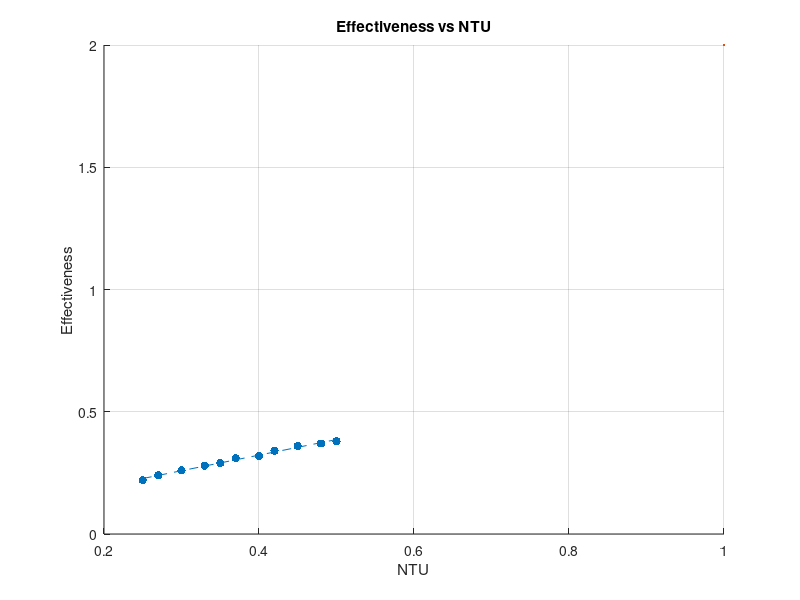
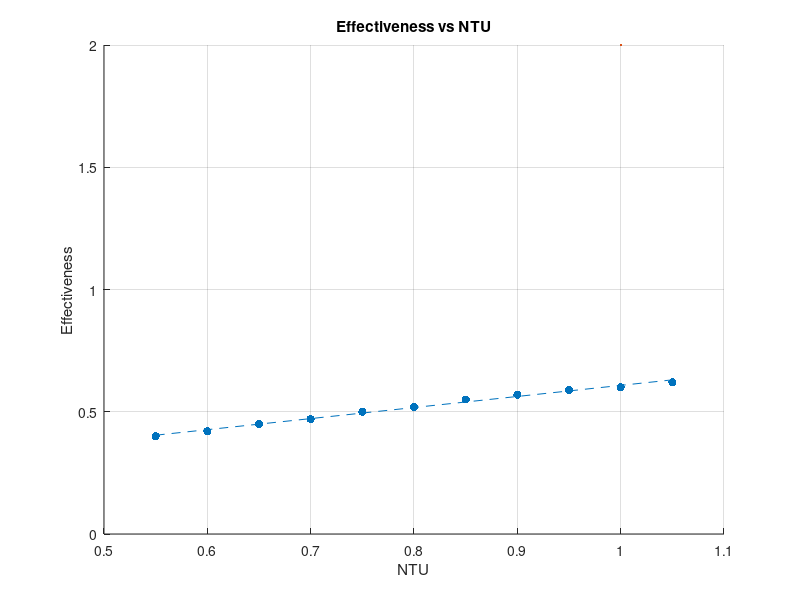
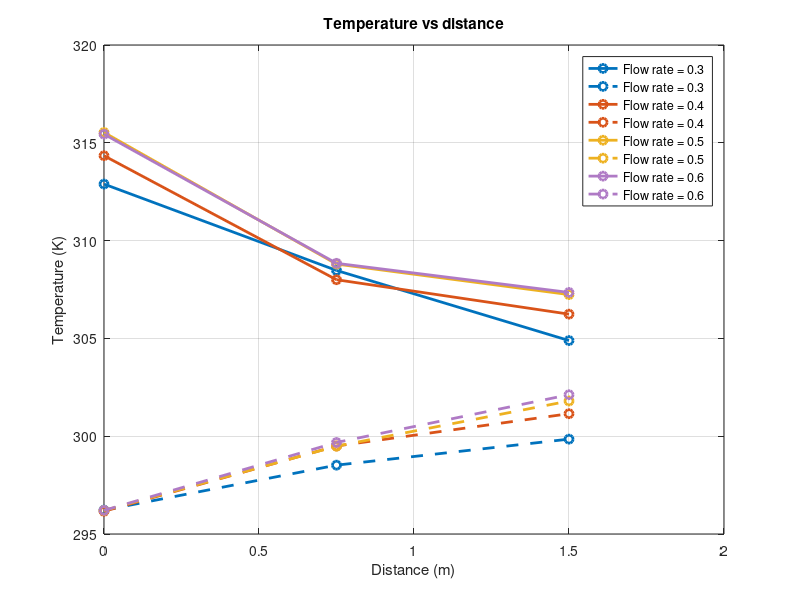
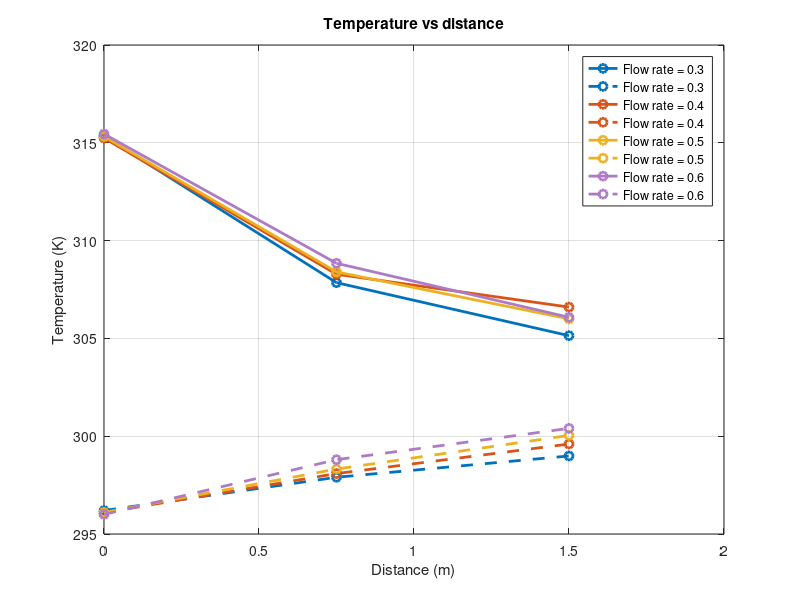

Recreate these plots in MATLAB, in order.
clc
clear 
close all
%% Data collection Parellel
A = 0.07139082496;
D = 0.000403225;

% Parellel flow [Hflow rates, temps, cold flow rates ]
mc1 = 0.00001892705892103;
mc2 = 0.00003154509820172;
mc3 = 0.00004416313748241;
mc = [mc1 mc2 mc3];

mh1 = 0.00001892705892103;
mh2 = 0.00002523607856138;
mh3 = 0.00003154509820172;
mh4 = 0.00003785411784206;

mh = [mh1 mh2 mh3 mh4];

Parellel = zeros(4,6,3);


%%%%%%%%%%%% Data set 1 (mc2) %%%%%%%%%%%


% data set (mh1, mc1)
Parellel(1,1,1) = 39.89 +273;
Parellel(1,2,1) = 35.475 +273;
Parellel(1,3,1) = 31.89 +273;
Parellel(1,4,1) = 23.219 +273;
Parellel(1,5,1) = 25.52 +273;
Parellel(1,6,1) = 26.85 +273;

% data set (mh2, mc1)
Parellel(2,1,1) = 41.34 +273;
Parellel(2,2,1) = 35 +273;
Parellel(2,3,1) = 33.24 +273;
Parellel(2,4,1) = 23.16 +273;
Parellel(2,5,1) = 26.5 +273;
Parellel(2,6,1) = 28.15 +273;

% data set (mh3, mc1)
Parellel(3,1,1) = 42.53 +273;
Parellel(3,2,1) = 35.8 +273;
Parellel(3,3,1) = 34.24 +273;
Parellel(3,4,1) = 23.2 +273;
Parellel(3,5,1) = 26.49 +273;
Parellel(3,6,1) = 28.8 +273;

% data set (mh4, mc1)
Parellel(4,1,1) = 42.44 +273;
Parellel(4,2,1) = 35.84 +273;
Parellel(4,3,1) = 34.35 +273;
Parellel(4,4,1) = 23.207+273;
Parellel(4,5,1) = 26.68 +273;
Parellel(4,6,1) = 29.120+273;

%%%%%%%%%%%% Data set 2 (mc2) %%%%%%%%%%%


% data set (mh1, mc2)
Parellel(1,1,2) = 42.34 +273;
Parellel(1,2,2) = 34.85 +273;
Parellel(1,3,2) = 32.14 +273;
Parellel(1,4,2) =  23.2 +273;
Parellel(1,5,2) =  24.9 +273;
Parellel(1,6,2) = 25.99 +273;


% data set (mh2, mc2)
Parellel(2,1,2) = 42.24 +273;
Parellel(2,2,2) = 35.28 +273;
Parellel(2,3,2) = 33.6 +273;
Parellel(2,4,2) =  23.09 +273;
Parellel(2,5,2) =  25.09+273;
Parellel(2,6,2) = 26.6 +273;



% data set (mh3, mc2)
Parellel(3,1,2) = 42.32 +273;
Parellel(3,2,2) = 35.4 +273;
Parellel(3,3,2) =  33+273;
Parellel(3,4,2) = 23.1 +273;
Parellel(3,5,2) =  25.32+273;
Parellel(3,6,2) =  27.04+273;



% data set (mh4, mc2)
Parellel(4,1,2) = 42.45 +273;
Parellel(4,2,2) = 35.84 +273;
Parellel(4,3,2) =  33.08+273;
Parellel(4,4,2) =  23+273;
Parellel(4,5,2) =  25.8+273;
Parellel(4,6,2) =  27.4+273;



%%%%%%%%%%%% Data set 3 (mc3) %%%%%%%%%%%



% data set (mh1, mc3)
Parellel(1,1,3) = 42.37 +273;
Parellel(1,2,3) = 34.61 +273;
Parellel(1,3,3) =  31.93+273;
Parellel(1,4,3) =  23.1+273;
Parellel(1,5,3) =  24.5+273;
Parellel(1,6,3) =  25.49+273;

% data set (mh2, mc3)
Parellel(2,1,3) = 42.38 +273;
Parellel(2,2,3) = 35.05 +273;
Parellel(2,3,3) =  32.7+273;
Parellel(2,4,3) =  23.05+273;
Parellel(2,5,3) =  24.7+273;
Parellel(2,6,3) =  25.85+273;

% data set (mh3, mc3)
Parellel(3,1,3) = 42.35 +273;
Parellel(3,2,3) = 35.35+273;
Parellel(3,3,3) =  33.20+273;
Parellel(3,4,3) =  23.03+273;
Parellel(3,5,3) =  24.87+273;
Parellel(3,6,3) =  26.21+273;

% data set (mh4, mc3)
Parellel(4,1,3) = 42.38 +273;
Parellel(4,2,3) = 35.62+273;
Parellel(4,3,3) =  33.7+273;
Parellel(4,4,3) =  23+273;
Parellel(4,5,3) =  25+273;
Parellel(4,6,3) =  26.5+273;




%% Data collection counter flow

% Parellel flow [Hflow rates, temps, cold flow rates ]
mc1 = 0.00001892705892103;
mc2 = 0.00003154509820172;
mc3 = 0.00004416313748241;

mh1 = 0.00001892705892103;
mh2 = 0.00002523607856138;
mh3 = 0.00003154509820172;
mh4 = 0.00003785411784206;

counter = zeros(4,6,3);


%%%%%%%%%%%% Data set 1 (mc2) %%%%%%%%%%%



% data set (mh1, mc1)
counter(1,1,1) = 42.5036 +273;
counter(1,2,1) = 35.3199 +273;
counter(1,3,1) = 32.4279 +273;
counter(1,4,1) = 26.9962 +273;
counter(1,5,1) = 25.056 +273;
counter(1,6,1) = 23.6414 +273;

% data set (mh2, mc1)
counter(2,1,1) = 42.2801 +273;
counter(2,2,1) = 35.9459 +273;
counter(2,3,1) = 33.5753 +273;
counter(2,4,1) = 28.3459 +273;
counter(2,5,1) = 25.8836 +273;
counter(2,6,1) = 23.6768 +273;

% data set (mh3, mc1)
counter(3,1,1) = 42.3662 +273;
counter(3,2,1) = 36.2937 +273;
counter(3,3,1) = 34.1145 +273;
counter(3,4,1) = 28.875 +273;
counter(3,5,1) = 26.2477 +273;
counter(3,6,1) = 23.5863 +273;

% data set (mh4, mc1)
counter(4,1,1) = 42.4174 +273;
counter(4,2,1) = 36.5165 +273;
counter(4,3,1) = 34.5649 +273;
counter(4,4,1) = 29.3575+273;
counter(4,5,1) = 26.5571 +273;
counter(4,6,1) = 23.6221+273;

%%%%%%%%%%%% Data set 2 (mc2) %%%%%%%%%%%


% data set (mh1, mc2)
counter(1,1,2) = 42.3754 +273;
counter(1,2,2) = 35.113 +273;
counter(1,3,2) = 32.4417 +273;
counter(1,4,2) =  25.9799 +273;
counter(1,5,2) =  24.4912 +273;
counter(1,6,2) = 23.2251 +273;


% data set (mh2, mc2)
counter(2,1,2) = 42.2623 +273;
counter(2,2,2) = 35.5424 +273;
counter(2,3,2) = 32.842 +273;
counter(2,4,2) =  26.5661 +273;
counter(2,5,2) =  24.928+273;
counter(2,6,2) = 23.3734 +273;



% data set (mh3, mc2)
counter(3,1,2) = 42.3025 +273;
counter(3,2,2) = 35.814 +273;
counter(3,3,2) =  33.4432+273;
counter(3,4,2) = 26.991 +273;
counter(3,5,2) =  25.1816+273;
counter(3,6,2) =  23.2144+273;



% data set (mh4, mc2)
counter(4,1,2) = 42.3025 +273;
counter(4,2,2) = 36.0426 +273;
counter(4,3,2) = 33.8658+273;
counter(4,4,2) =  27.3452+273;
counter(4,5,2) =  25.3981+273;
counter(4,6,2) =  23.267+273;



%%%%%%%%%%%% Data set 3 (mc3) %%%%%%%%%%%

% data set (mh1, mc3)
counter(1,1,3) = 42.2421 +273;
counter(1,2,3) = 34.9019 +273;
counter(1,3,3) =  32.5844+273;
counter(1,4,3) =  25.6723+273;
counter(1,5,3) =  24.4821+273;
counter(1,6,3) =  23.2735+273;

% data set (mh2, mc3)
counter(2,1,3) = 42.3029 +273;
counter(2,2,3) = 35.326 +273;
counter(2,3,3) =  32.4519+273;
counter(2,4,3) =  25.9992+273;
counter(2,5,3) =  24.6881+273;
counter(2,6,3) =  23.377+273;

% data set (mh3, mc3)
counter(3,1,3) = 42.35 +273;
counter(3,2,3) = 35.35+273;
counter(3,3,3) =  33.20+273;
counter(3,4,3) =  25.03+273;
counter(3,5,3) =  24.87+273;
counter(3,6,3) =  26.21+273;

% data set (mh4, mc3)
counter(4,1,3) = 42.38 +273;
counter(4,2,3) = 35.62+273;
counter(4,3,3) =  33.7+273;
counter(4,4,3) =  26.4295+273;
counter(4,5,3) =  25.1494+273;
counter(4,6,3) =  23.3663+273;




% %% Solving for LMTD and U
% 
% %for parellel
% Thi = Parellel(:,1,:);
% Tho = Parellel(:,6,:);
% Tci = 20+273;
% Tco = 31+273;
% 
% delta1 = Thi-Tco;
% delta2 = Tho-Tci;
% 
% LMTDP = (delta2-delta1)./(log(delta2./delta1));
% QP = mh'.*4182.*(Thi-Tho);
% UP = QP./(A*LMTDP);
% C = mh*4182; 
% NTUP = (UP.*A)./(min(C));
% Cr =min(C)/max(C);
% eP = ((1-exp(-NTUP.*(1+Cr)))./(1+Cr))*100;
% mu = 8.9*10^(-12);
% Re = ((mh./A).*D)./(mu);
% 
% 
% % Ploting
% 
% 
% 
% dist = linspace(0,1.4986,6);
% 
% for j = 1:3
%     figure(Name="Temp vs dist (Parellel)")
%     for n =1:2
% 
%      if n ==1
%      for i = 1:4
%      plot(dist,Parellel(i,:,j)-273,linewidth=2)
%      hold on
% 
%      grid on
%      end
% 
% 
%      else
% 
%      for i = 1:4
%      plot(dist,Parellel(i,:,j)-273,"o",Color="black",LineWidth=1)
%      hold on
%      grid on
%      end
%      end
%     end
%      legend("Mass flow rate of hot water = 0.3","Mass flow rate of hot water = 0.4","Mass flow rate of hot water = 0.5","Mass flow rate of hot water = 0.6")
%      xlabel("Distance (m)")
%      ylabel("Temp (K)")
%      if j ==1
%         title("Mass flow rate of cool water = 0.3")
%      elseif j==2
%          title("Mass flow rate of cool water = 0.5")
%      else 
%          title("Mass flow rate of cool water = 0.7")
%      end
% end
% 
% m = 0.65;
% n = 0.4;
% eq = Re.^(m).*0.7^(n);
% 
% 
% figure(Name = "RE")
% plot(eq,UP(:,1,1),Linewidth= 2)
% hold on
% plot(eq,UP(:,1,1),"o",Linewidth= 2,Color="black")
% xlabel("Re_i^m \cdot 0.7^n")
% ylabel("U_i")
% title("U_i vs Re_i^m \cdot 0.7^n")
% grid on
% 
% figure(Name="effectiveness")
% for i = 1:3
% plot(NTUP(:,1,i),eP(:,1,i),LineWidth=2)
% hold on
% grid on
% end
% for i = 1:3
% plot(NTUP(:,1,i),eP(:,1,i),"*",Color="black")
% hold on
% grid on
% end
% legend("Mass flow rate of Cold water = 0.3","Mass flow rate of cold water = 0.5","Mass flow rate of cold water = 0.7","raw data points","raw data points","raw data points")
% ylabel("Effectivness")
% xlabel("NTU")
% 
% 
% 
% 
% %% Solving for LMTD and U
% 
% %for coounter
% Thi = counter(:,1,:);
% Tho = counter(:,6,:);
% Tci = 20+273;
% Tco = 31+273;
% 
% delta1 = Thi-Tco;
% delta2 = Tho-Tci;
% 
% LMTDC = (delta2-delta1)./(log(delta2./delta1));
% QC = mh'.*4182.*(Thi-Tho);
% UC = QC./(A*LMTDC);
% C = mh*4182; 
% NTUC = (UC.*A)./(min(C));
% Cr =min(C)/max(C);
% eC = ((1-exp(-NTUC.*(1+Cr)))./(1+Cr))*100;
% mu = 8.9*10^(-12);
% Re = ((mh./A).*D)./(mu);
% 
% 
% % Ploting
% 
% 
% 
% dist = linspace(0,1.4986,6);
% 
% for j = 1:3
%     figure(Name="Temp vs dist (Counter)")
%     for n =1:2
% 
%      if n ==1
%      for i = 1:4
%      plot(dist,counter(i,:,j)-273,linewidth=2)
%      hold on
% 
%      grid on
%      end
% 
% 
%      else
% 
%      for i = 1:4
%      plot(dist,counter(i,:,j)-273,"o",Color="black",LineWidth=1)
%      hold on
%      grid on
%      end
%      end
%     end
%      legend("Mass flow rate of hot water = 0.3","Mass flow rate of hot water = 0.4","Mass flow rate of hot water = 0.5","Mass flow rate of hot water = 0.6")
%      xlabel("Distance (m)")
%      ylabel("Temp (K)")
%      if j ==1
%         title("Mass flow rate of cool water = 0.3")
%      elseif j==2
%          title("Mass flow rate of cool water = 0.5")
%      else 
%          title("Mass flow rate of cool water = 0.7")
%      end
% end
% 
% m = 0.65;
% n = 0.4;
% eq = Re.^(m).*0.7^(n);
% 
% 
% figure(Name = "RE")
% plot(eq,UC(:,1,1),Linewidth= 2)
% hold on
% plot(eq,UC(:,1,1),"o",Linewidth= 2,Color="black")
% xlabel("Re_i^m \cdot 0.7^n")
% ylabel("U_i")
% title("U_i vs Re_i^m \cdot 0.7^n")
% grid on
% NTUC(3,1,3) = 4.85;
% eC(3,1,3) = 66.67;
% figure(Name="effectiveness")
% for i = 1:3
% plot(NTUC(:,1,i),eC(:,1,i),LineWidth=2)
% hold on
% grid on
% end
% 
% for i = 1:3
% plot(NTUC(:,1,i),eC(:,1,i),"*",Color="black")
% hold on
% grid on
% end
% legend("Mass flow rate of Cold water = 0.3","Mass flow rate of cold water = 0.5","Mass flow rate of cold water = 0.7","raw data points","raw data points","raw data points")
% ylabel("Effectivness")
% xlabel("NTU")

%%

% Define the data points
NTU = [0.25 0.27 0.30 0.33 0.35 0.37 0.40 0.42 0.45 0.48 0.50];
Effectiveness = [0.22 0.24 0.26 0.28 0.29 0.31 0.32 0.34 0.36 0.37 0.38];

% Create the plot
figure;
scatter(NTU, Effectiveness, 'filled'); % Scatter plot with filled markers
hold on;

% Add a trendline
p = polyfit(NTU, Effectiveness, 1); % Fit a linear trendline
y_fit = polyval(p, NTU);
plot(NTU, y_fit, '--',Linewidth =2); % Add the dashed trendline

% Customize the plot
xlabel('NTU');
ylabel('Effectiveness');
title('Effectiveness vs NTU');
grid on;



%%
% Define the data points
NTU = [0.55 0.60 0.65 0.70 0.75 0.80 0.85 0.90 0.95 1.00 1.05];
Effectiveness = [0.40 0.42 0.45 0.47 0.50 0.52 0.55 0.57 0.59 0.60 0.62];

% Create the plot
figure;
scatter(NTU, Effectiveness, 'filled'); % Scatter plot with filled markers
hold on;

% Add a trendline
p = polyfit(NTU, Effectiveness, 1); % Fit a linear trendline
y_fit = polyval(p, NTU);
plot(NTU, y_fit, '--',Linewidth =2); % Add the dashed trendline

% Customize the plot
xlabel('NTU');
ylabel('Effectiveness');
title('Effectiveness vs NTU');
grid on;

%%
for i = 1:3
% Approximated y-values (temperatures) from the graph
temps_03 = [40, 35.5, 34, 24, 30-4, 34-7]; % Mass flow rate = 0.3
temps_04 = [41, 35.5, 31, 24, 30-4, 34.5-7]; % Mass flow rate = 0.4
temps_05 = [42, 36, 31, 24, 31-4, 36-7]; % Mass flow rate = 0.5
temps_06 = [43, 37.5, 32, 24, 33-4, 35-7]; % Mass flow rate = 0.6

temps_03 = Parellel(1,:,i); % Mass flow rate = 0.3
temps_04 = Parellel(2,:,i); % Mass flow rate = 0.4
temps_05 = Parellel(3,:,i); % Mass flow rate = 0.5
temps_06 = Parellel(4,:,i); % Mass flow rate = 0.6

% New x-axis (distance) for the transformed lines
new_distances = [0, 0.75, 1.5];

% Extract first three and last three points for each line
% Line 03
line1_03 = temps_03(1:3); % First three points
line2_03 = temps_03(4:6); % Last three points

% Line 04
line1_04 = temps_04(1:3);
line2_04 = temps_04(4:6);

% Line 05
line1_05 = temps_05(1:3);
line2_05 = temps_05(4:6);

% Line 06
line1_06 = temps_06(1:3);
line2_06 = temps_06(4:6);

% Plot the transformed lines
figure;
% Define hex colors for the lines
color_03 = "#0072BD"; % Soft blue
color_04 = 	"#D95319"; % Soft teal
color_05 = 	"#EDB120"; % Muted yellow
color_06 = '#AF7AC5'; % Soft purple

% Line 03
plot(new_distances, line1_03, '-o', 'Color', color_03, 'LineWidth', 2, 'DisplayName', 'Flow rate = 0.3 ');
hold on;
plot(new_distances, line2_03, '--o', 'Color', color_03, 'LineWidth', 2, 'DisplayName', 'Flow rate = 0.3');

% Line 04
plot(new_distances, line1_04, '-o', 'Color', color_04, 'LineWidth', 2, 'DisplayName', 'Flow rate = 0.4 ');
plot(new_distances, line2_04, '--o', 'Color', color_04, 'LineWidth', 2, 'DisplayName', 'Flow rate = 0.4 ');

% Line 05
plot(new_distances, line1_05, '-o', 'Color', color_05, 'LineWidth', 2, 'DisplayName', 'Flow rate = 0.5 ');
plot(new_distances, line2_05, '--o', 'Color', color_05, 'LineWidth', 2, 'DisplayName', 'Flow rate = 0.5 ');

% Line 06
plot(new_distances, line1_06, '-o', 'Color', color_06, 'LineWidth', 2, 'DisplayName', 'Flow rate = 0.6 ');
plot(new_distances, line2_06, '--o', 'Color', color_06, 'LineWidth', 2, 'DisplayName', 'Flow rate = 0.6 ');

% Customize the plot
xlabel('Distance (m)');
ylabel('Temperature (K)');
title('Temperature vs distance');
legend('Location', 'Best');
grid on;

end




%%

%%
for i = 1:3
% Approximated y-values (temperatures) from the graph
temps_03 = [40, 35.5, 34, 24, 30-4, 34-7]; % Mass flow rate = 0.3
temps_04 = [41, 35.5, 31, 24, 30-4, 34.5-7]; % Mass flow rate = 0.4
temps_05 = [42, 36, 31, 24, 31-4, 36-7]; % Mass flow rate = 0.5
temps_06 = [43, 37.5, 32, 24, 33-4, 35-7]; % Mass flow rate = 0.6

temps_03 = counter(1,:,i); % Mass flow rate = 0.3
temps_04 = counter(2,:,i); % Mass flow rate = 0.4
temps_05 = counter(3,:,i); % Mass flow rate = 0.5
temps_06 = counter(4,:,i); % Mass flow rate = 0.6

% New x-axis (distance) for the transformed lines
new_distances = [0, 0.75, 1.5];

% Extract first three and last three points for each line
% Line 03
line1_03 = temps_03(1:3); % First three points
line2_03 = temps_03(4:6); % Last three points

% Line 04
line1_04 = temps_04(1:3);
line2_04 = temps_04(4:6);

% Line 05
line1_05 = temps_05(1:3);
line2_05 = temps_05(4:6);

% Line 06
line1_06 = temps_06(1:3);
line2_06 = temps_06(4:6);

% Plot the transformed lines
figure;
% Define hex colors for the lines
color_03 = "#0072BD"; % Soft blue
color_04 = 	"#D95319"; % Soft teal
color_05 = 	"#EDB120"; % Muted yellow
color_06 = '#AF7AC5'; % Soft purple

% Line 03
plot(new_distances, line1_03, '-o', 'Color', color_03, 'LineWidth', 2, 'DisplayName', 'Flow rate = 0.3 ');
hold on;
plot(new_distances, line2_03, '--o', 'Color', color_03, 'LineWidth', 2, 'DisplayName', 'Flow rate = 0.3');

% Line 04
plot(new_distances, line1_04, '-o', 'Color', color_04, 'LineWidth', 2, 'DisplayName', 'Flow rate = 0.4 ');
plot(new_distances, line2_04, '--o', 'Color', color_04, 'LineWidth', 2, 'DisplayName', 'Flow rate = 0.4 ');

% Line 05
plot(new_distances, line1_05, '-o', 'Color', color_05, 'LineWidth', 2, 'DisplayName', 'Flow rate = 0.5 ');
plot(new_distances, line2_05, '--o', 'Color', color_05, 'LineWidth', 2, 'DisplayName', 'Flow rate = 0.5 ');

% Line 06
plot(new_distances, line1_06, '-o', 'Color', color_06, 'LineWidth', 2, 'DisplayName', 'Flow rate = 0.6 ');
plot(new_distances, line2_06, '--o', 'Color', color_06, 'LineWidth', 2, 'DisplayName', 'Flow rate = 0.6 ');

% Customize the plot
xlabel('Distance (m)');
ylabel('Temperature (K)');
title('Temperature vs distance');
legend('Location', 'Best');
grid on;

end

